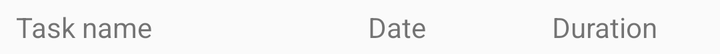
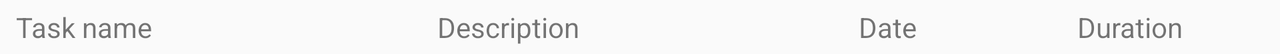

The same Android screen from two of the app's own layout files: first res/layout/ as a phone draws it, then the repository's variant for another configuration, drawn on a device whose configuration selects that folder. Both files follow.
<!-- AndroidManifest.xml: application theme AppTheme -->
<!-- res/layout/task_durations_items.xml -->
<?xml version="1.0" encoding="utf-8"?>
<androidx.constraintlayout.widget.ConstraintLayout xmlns:android="http://schemas.android.com/apk/res/android"
    xmlns:app="http://schemas.android.com/apk/res-auto"
    xmlns:tools="http://schemas.android.com/tools"
    android:layout_width="match_parent"
    android:layout_height="wrap_content"
    tools:showIn="@layout/task_durations">

    <TextView
        android:id="@+id/td_name"
        android:layout_width="0dp"
        android:layout_height="wrap_content"
        android:layout_marginStart="4dp"
        android:layout_marginEnd="4dp"
        android:padding="4dp"
        android:textAlignment="textStart"
        app:layout_constraintEnd_toStartOf="@+id/td_start"
        app:layout_constraintHorizontal_bias="0.5"
        app:layout_constraintHorizontal_chainStyle="spread"
        app:layout_constraintHorizontal_weight="2"
        app:layout_constraintStart_toStartOf="parent"
        app:layout_constraintTop_toTopOf="parent"
        tools:text="@string/td_text_name" />

    <TextView
        android:id="@+id/td_start"
        android:layout_width="0dp"
        android:layout_height="wrap_content"
        android:layout_marginStart="4dp"
        android:layout_marginEnd="4dp"
        android:padding="4dp"
        android:textAlignment="textStart"
        app:layout_constraintBaseline_toBaselineOf="@+id/td_name"
        app:layout_constraintEnd_toStartOf="@+id/td_duration"
        app:layout_constraintHorizontal_bias="0.5"
        app:layout_constraintHorizontal_weight="1"
        app:layout_constraintStart_toEndOf="@+id/td_name"
        tools:text="@string/td_text_date" />

    <TextView
        android:id="@+id/td_duration"
        android:layout_width="0dp"
        android:layout_height="wrap_content"
        android:layout_marginStart="4dp"
        android:layout_marginEnd="4dp"
        android:padding="4dp"
        android:textAlignment="textStart"
        app:layout_constraintBaseline_toBaselineOf="@+id/td_start"
        app:layout_constraintEnd_toEndOf="parent"
        app:layout_constraintHorizontal_bias="0.5"
        app:layout_constraintHorizontal_weight="1"
        app:layout_constraintStart_toEndOf="@+id/td_start"
        tools:text="@string/td_text_duration" />

</androidx.constraintlayout.widget.ConstraintLayout>
<!-- res/layout/task_durations.xml (included above) -->
<?xml version="1.0" encoding="utf-8"?>
<androidx.constraintlayout.widget.ConstraintLayout xmlns:android="http://schemas.android.com/apk/res/android"
    xmlns:app="http://schemas.android.com/apk/res-auto"
    xmlns:tools="http://schemas.android.com/tools"
    android:layout_width="match_parent"
    android:layout_height="match_parent"
    app:layout_behavior="@string/appbar_scrolling_view_behavior">

    <TextView
        android:id="@+id/td_name_heading"
        android:layout_width="0dp"
        android:layout_height="wrap_content"
        android:layout_marginStart="4dp"
        android:layout_marginTop="8dp"
        android:layout_marginEnd="4dp"
        android:background="?attr/colorButtonNormal"
        android:padding="4dp"
        android:text="@string/td_text_name"
        android:textAlignment="textStart"
        android:textStyle="bold"
        app:layout_constraintEnd_toStartOf="@+id/td_start_heading"
        app:layout_constraintHorizontal_bias="0.5"
        app:layout_constraintHorizontal_chainStyle="spread"
        app:layout_constraintHorizontal_weight="2"
        app:layout_constraintStart_toStartOf="parent"
        app:layout_constraintTop_toTopOf="parent" />

    <TextView
        android:id="@+id/td_start_heading"
        android:layout_width="0dp"
        android:layout_height="wrap_content"
        android:layout_marginStart="4dp"
        android:layout_marginEnd="4dp"
        android:background="?attr/colorButtonNormal"
        android:padding="4dp"
        android:text="@string/td_text_date"
        android:textAlignment="textStart"
        android:textStyle="bold"
        app:layout_constraintBaseline_toBaselineOf="@+id/td_name_heading"
        app:layout_constraintEnd_toStartOf="@+id/td_duration_heading"
        app:layout_constraintHorizontal_bias="0.5"
        app:layout_constraintHorizontal_weight="1"
        app:layout_constraintStart_toEndOf="@+id/td_name_heading" />

    <TextView
        android:id="@+id/td_duration_heading"
        android:layout_width="0dp"
        android:layout_height="wrap_content"
        android:layout_marginStart="4dp"
        android:layout_marginEnd="4dp"
        android:background="?attr/colorButtonNormal"
        android:padding="4dp"
        android:text="@string/td_text_duration"
        android:textAlignment="textStart"
        android:textStyle="bold"
        app:layout_constraintBaseline_toBaselineOf="@+id/td_start_heading"
        app:layout_constraintEnd_toEndOf="parent"
        app:layout_constraintHorizontal_bias="0.5"
        app:layout_constraintHorizontal_weight="1"
        app:layout_constraintStart_toEndOf="@+id/td_start_heading" />

    <androidx.recyclerview.widget.RecyclerView
        android:id="@+id/td_list"
        android:layout_width="0dp"
        android:layout_height="0dp"
        android:layout_marginBottom="8dp"
        android:scrollbars="vertical"
        app:layout_constraintBottom_toBottomOf="parent"
        app:layout_constraintEnd_toEndOf="parent"
        app:layout_constraintStart_toStartOf="parent"
        app:layout_constraintTop_toBottomOf="@+id/td_name_heading"
        tools:listitem="@layout/task_durations_items" />
</androidx.constraintlayout.widget.ConstraintLayout>
<!-- resources referenced by this layout -->
<resources>
  <string name="td_text_date">Date</string>
  <string name="td_text_duration">Duration</string>
  <string name="td_text_name">Task name</string>
  <style name="AppTheme" parent="Theme.AppCompat.Light.DarkActionBar">
          
          <item name="colorPrimary">@color/colorPrimary</item>
          <item name="colorPrimaryDark">@color/colorPrimaryDark</item>
          <item name="colorAccent">@color/colorAccent</item>
          
      </style>
</resources>
<!-- res/layout-land/task_durations_items.xml (the repository's variant of the layout above) -->
<!-- drawn on the phone turned sideways -->
<?xml version="1.0" encoding="utf-8"?>
<androidx.constraintlayout.widget.ConstraintLayout xmlns:android="http://schemas.android.com/apk/res/android"
    xmlns:app="http://schemas.android.com/apk/res-auto"
    xmlns:tools="http://schemas.android.com/tools"
    android:layout_width="match_parent"
    android:layout_height="wrap_content"
    app:layout_behavior="@string/appbar_scrolling_view_behavior"
    tools:showIn="@layout/task_durations">

    <TextView
        android:id="@+id/td_name"
        android:layout_width="0dp"
        android:layout_height="wrap_content"
        android:layout_marginStart="4dp"
        android:layout_marginEnd="4dp"
        android:padding="4dp"
        android:textAlignment="textStart"
        app:layout_constraintEnd_toStartOf="@+id/td_description"
        app:layout_constraintHorizontal_bias="0.5"
        app:layout_constraintHorizontal_chainStyle="spread"
        app:layout_constraintHorizontal_weight="2"
        app:layout_constraintStart_toStartOf="parent"
        app:layout_constraintTop_toTopOf="parent"
        tools:text="@string/td_text_name" />

    <TextView
        android:id="@+id/td_description"
        android:layout_width="0dp"
        android:layout_height="wrap_content"
        android:layout_marginStart="4dp"
        android:layout_marginEnd="4dp"
        android:padding="4dp"
        android:textAlignment="textStart"
        app:layout_constraintBaseline_toBaselineOf="@+id/td_name"
        app:layout_constraintEnd_toStartOf="@+id/td_start"
        app:layout_constraintHorizontal_weight="2"
        app:layout_constraintStart_toEndOf="@+id/td_name"
        tools:text="@string/td_description" />

    <TextView
        android:id="@+id/td_start"
        android:layout_width="0dp"
        android:layout_height="wrap_content"
        android:layout_marginStart="4dp"
        android:layout_marginEnd="4dp"
        android:padding="4dp"
        android:textAlignment="textStart"
        app:layout_constraintBaseline_toBaselineOf="@+id/td_name"
        app:layout_constraintEnd_toStartOf="@+id/td_duration"
        app:layout_constraintHorizontal_bias="0.5"
        app:layout_constraintHorizontal_weight="1"
        app:layout_constraintStart_toEndOf="@+id/td_description"
        tools:text="@string/td_text_date" />

    <TextView
        android:id="@+id/td_duration"
        android:layout_width="0dp"
        android:layout_height="wrap_content"
        android:layout_marginStart="4dp"
        android:layout_marginEnd="4dp"
        android:padding="4dp"
        android:textAlignment="textStart"
        app:layout_constraintBaseline_toBaselineOf="@+id/td_start"
        app:layout_constraintEnd_toEndOf="parent"
        app:layout_constraintHorizontal_bias="0.5"
        app:layout_constraintHorizontal_weight="1"
        app:layout_constraintStart_toEndOf="@+id/td_start"
        tools:text="@string/td_text_duration" />

</androidx.constraintlayout.widget.ConstraintLayout>
<!-- res/layout/task_durations_items.xml (included above) -->
<?xml version="1.0" encoding="utf-8"?>
<androidx.constraintlayout.widget.ConstraintLayout xmlns:android="http://schemas.android.com/apk/res/android"
    xmlns:app="http://schemas.android.com/apk/res-auto"
    xmlns:tools="http://schemas.android.com/tools"
    android:layout_width="match_parent"
    android:layout_height="wrap_content"
    tools:showIn="@layout/task_durations">

    <TextView
        android:id="@+id/td_name"
        android:layout_width="0dp"
        android:layout_height="wrap_content"
        android:layout_marginStart="4dp"
        android:layout_marginEnd="4dp"
        android:padding="4dp"
        android:textAlignment="textStart"
        app:layout_constraintEnd_toStartOf="@+id/td_start"
        app:layout_constraintHorizontal_bias="0.5"
        app:layout_constraintHorizontal_chainStyle="spread"
        app:layout_constraintHorizontal_weight="2"
        app:layout_constraintStart_toStartOf="parent"
        app:layout_constraintTop_toTopOf="parent"
        tools:text="@string/td_text_name" />

    <TextView
        android:id="@+id/td_start"
        android:layout_width="0dp"
        android:layout_height="wrap_content"
        android:layout_marginStart="4dp"
        android:layout_marginEnd="4dp"
        android:padding="4dp"
        android:textAlignment="textStart"
        app:layout_constraintBaseline_toBaselineOf="@+id/td_name"
        app:layout_constraintEnd_toStartOf="@+id/td_duration"
        app:layout_constraintHorizontal_bias="0.5"
        app:layout_constraintHorizontal_weight="1"
        app:layout_constraintStart_toEndOf="@+id/td_name"
        tools:text="@string/td_text_date" />

    <TextView
        android:id="@+id/td_duration"
        android:layout_width="0dp"
        android:layout_height="wrap_content"
        android:layout_marginStart="4dp"
        android:layout_marginEnd="4dp"
        android:padding="4dp"
        android:textAlignment="textStart"
        app:layout_constraintBaseline_toBaselineOf="@+id/td_start"
        app:layout_constraintEnd_toEndOf="parent"
        app:layout_constraintHorizontal_bias="0.5"
        app:layout_constraintHorizontal_weight="1"
        app:layout_constraintStart_toEndOf="@+id/td_start"
        tools:text="@string/td_text_duration" />

</androidx.constraintlayout.widget.ConstraintLayout>
<!-- resources referenced by the variant -->
<!-- as the phone turned sideways resolves them -->
<resources>
  <string name="td_description">Description</string>
  <string name="td_text_date">Date</string>
  <string name="td_text_duration">Duration</string>
  <string name="td_text_name">Task name</string>
  <style name="AppTheme" parent="Theme.AppCompat.Light.DarkActionBar">
          
          <item name="colorPrimary">@color/colorPrimary</item>
          <item name="colorPrimaryDark">@color/colorPrimaryDark</item>
          <item name="colorAccent">@color/colorAccent</item>
          
      </style>
</resources>
